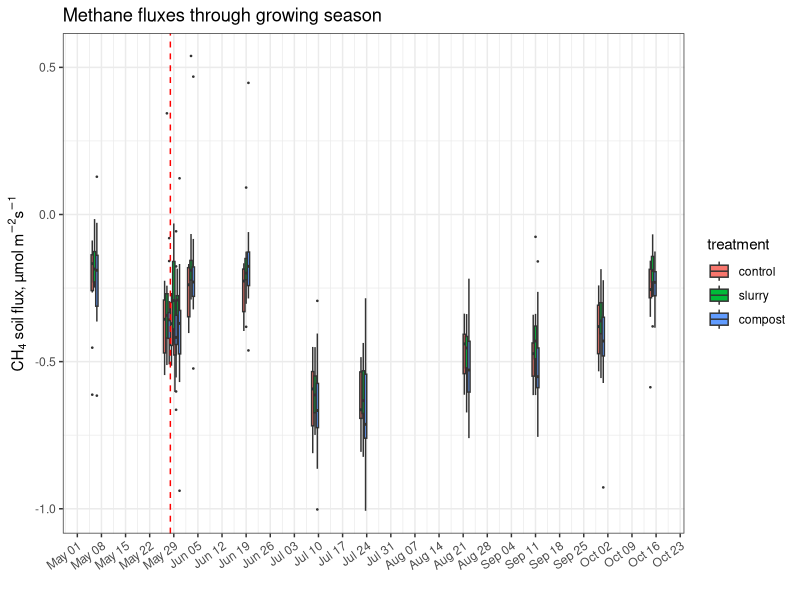
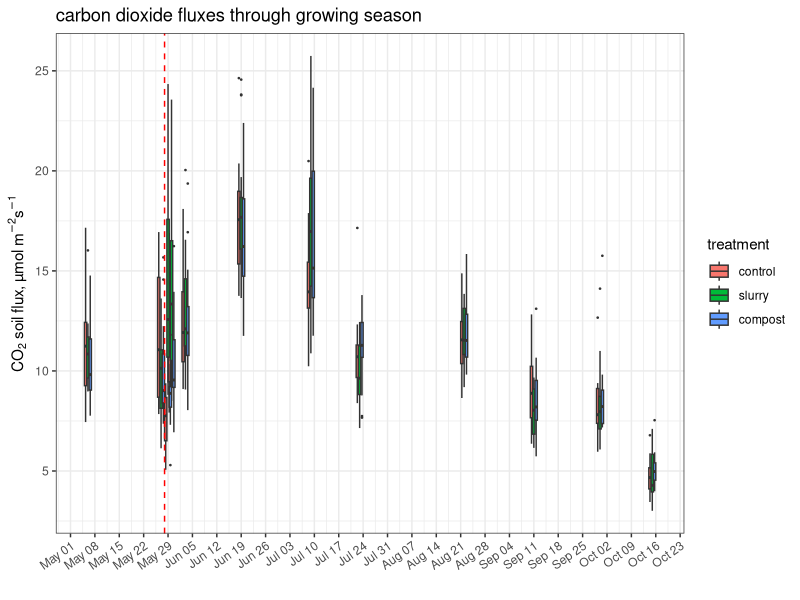
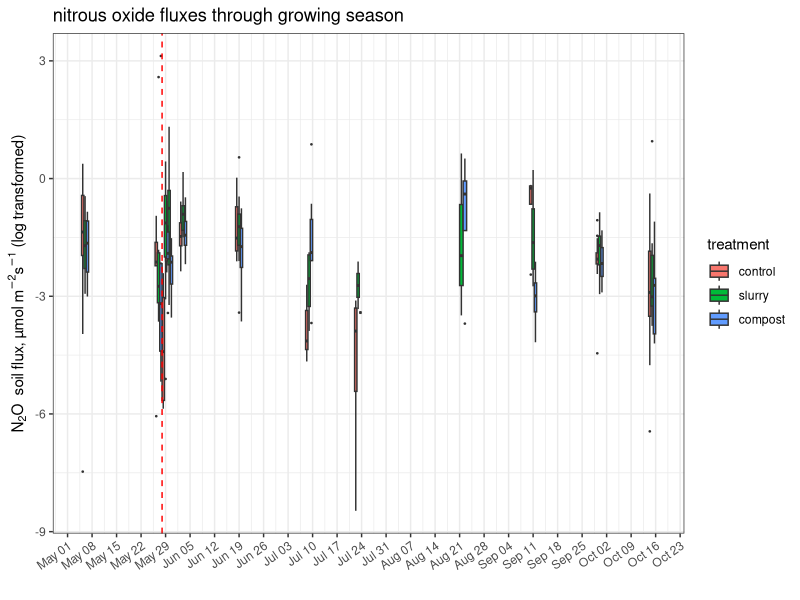
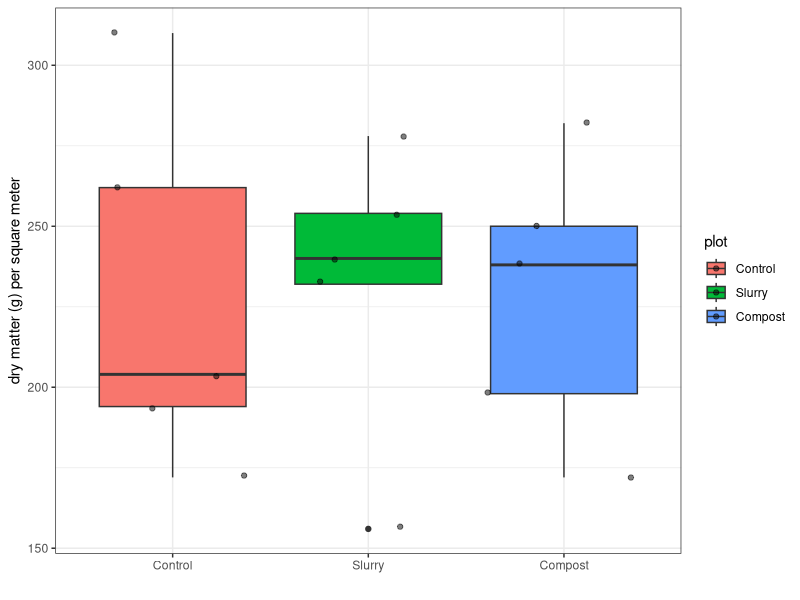

Recreate these plots in R, in order.
## ---- chunk 1
library(tidyverse)
library(readxl)
library(lubridate)
library(hms)
## ---- chunk 2
all_flx <- read_xlsx("co2_n20_ch4_allflux2025.xlsx")

# add datetime in datetime format
all_flx <- all_flx %>% 
  mutate(DOY = floor(DOY_initial_value)) %>% 
  mutate(year = 2025,
         date = as.Date(paste0(year, "-01-01")) + (DOY-1)) %>% 
  # combine sept 10 and 11, and oct 14 and 15 (started and finished measurements on different days those two times due to weather/timing)
          mutate(
            date = case_when(
           date == "2025-09-10" ~ (date+days(1)),
           date == "2025-10-14" ~ (date+days(1)),
           TRUE ~ date)
         )

# add 'treatment' using case_when()
all_flx <- all_flx %>%
  mutate(treatment = case_when(
   plot_rep %in% c(2, 5, 7, 10, 15) ~ "control",
   plot_rep %in% c(1, 6, 11, 12, 13) ~ "slurry",
   plot_rep %in% c(3,4,8,9,14) ~ "compost"
  ))

# write_csv(all_flx, "test.csv", col_names = TRUE)
## ---- chunk 3
# vegetation data:
biomass <- read_csv("vegetation_biomass.csv")

biomass$plot <- factor(biomass$plot, levels = c("Control", "Slurry", "Compost"))

## ---- chunk 4
all_flx$treatment <- factor(all_flx$treatment, levels = c("control", "slurry", "compost"))

plot_data <- all_flx %>% 
  filter(FCH4_DRY < 1) %>%
  mutate(date = as.Date(date),
         date_index = as.numeric(factor(date)))

# Create a lookup table for date labels
date_labels <- plot_data %>% 
  distinct(date, date_index) %>% 
  arrange(date_index)

# add vertical line indicating fertilizer application date (May 28th, 2025)
app_date <- as.Date("2025-05-28")

# Create the plot
plot_data %>%
  ggplot(aes(x = date, 
             y = FCH4_DRY, 
             fill = treatment,
             group = interaction(date, treatment))) +
  geom_boxplot(outlier.size = 0.25,
               position = position_dodge(width = 2),  # increase dodge width
               width = 2) +  # set box width in days (adjust as needed)
  scale_x_date(date_breaks = "7 days", date_labels = "%b %d") +
  labs(x = "", 
       y = expression(paste("CH"[4], " soil flux, µmol m"^-2, "s"^-1)),
       title = "Methane fluxes through growing season") +
  geom_vline(xintercept = app_date, linetype = "dashed", color = "red") +
  theme_bw() +
  theme(axis.text.x = element_text(angle = 35, hjust = 1))

## ---- chunk 5
plot_data <- all_flx %>% 
  filter(FCO2_DRY < 70) %>%
  mutate(date = as.Date(date),
         date_index = as.numeric(factor(date)))

# Create a lookup table for date labels
date_labels <- plot_data %>% 
  distinct(date, date_index) %>% 
  arrange(date_index)

# Create the plot
plot_data %>%
  ggplot(aes(x = date, 
             y = FCO2_DRY, 
             fill = treatment,
             group = interaction(date, treatment))) +
  geom_boxplot(outlier.size = 0.25,
               position = position_dodge(width = 2),  # increase dodge width
               width = 2) +  # set box width in days (adjust as needed)
  scale_x_date(date_breaks = "7 days", date_labels = "%b %d") +
  labs(x = "", 
       y = expression(paste("CO"[2], " soil flux, µmol m"^-2, "s"^-1)),
       title = "carbon dioxide fluxes through growing season") +
  geom_vline(xintercept = app_date, linetype = "dashed", color = "red") +
  theme_bw() +
  theme(axis.text.x = element_text(angle = 35, hjust = 1))
## ---- chunk 6
plot_data <- all_flx %>% 
  # filter(FN2O < 70) %>%
  mutate(date = as.Date(date),
         date_index = as.numeric(factor(date)))

# Create a lookup table for date labels
date_labels <- plot_data %>% 
  distinct(date, date_index) %>% 
  arrange(date_index)

# Create the plot
plot_data %>%
  ggplot(aes(x = date, 
             y = log(FN2O), 
             fill = treatment,
             group = interaction(date, treatment))) +
  geom_boxplot(outlier.size = 0.25,
               position = position_dodge(width = 2),  # increase dodge width
               width = 2) +  # set box width in days (adjust as needed)
  scale_x_date(date_breaks = "7 days", date_labels = "%b %d") +
  labs(x = "", 
       y = expression(paste("N"[2],"O  soil flux, µmol m"^-2, "s"^-1, " (log transformed)")),
       title = "nitrous oxide fluxes through growing season") +
  geom_vline(xintercept = app_date, linetype = "dashed", color = "red") +
  theme_bw() +
  theme(axis.text.x = element_text(angle = 35, hjust = 1))
## ---- chunk 7
biomass %>% 
  ggplot(aes(x = plot, y = gdrymatt_per_m2, fill = plot))+
  geom_boxplot()+
  geom_jitter(alpha=0.5)+
  labs(x = "", y = "dry matter (g) per square meter")+
  theme_bw()
